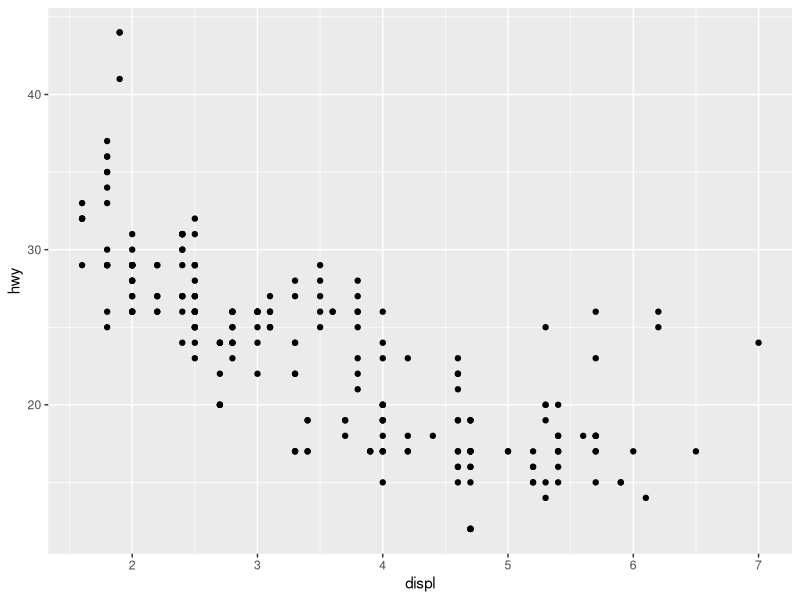
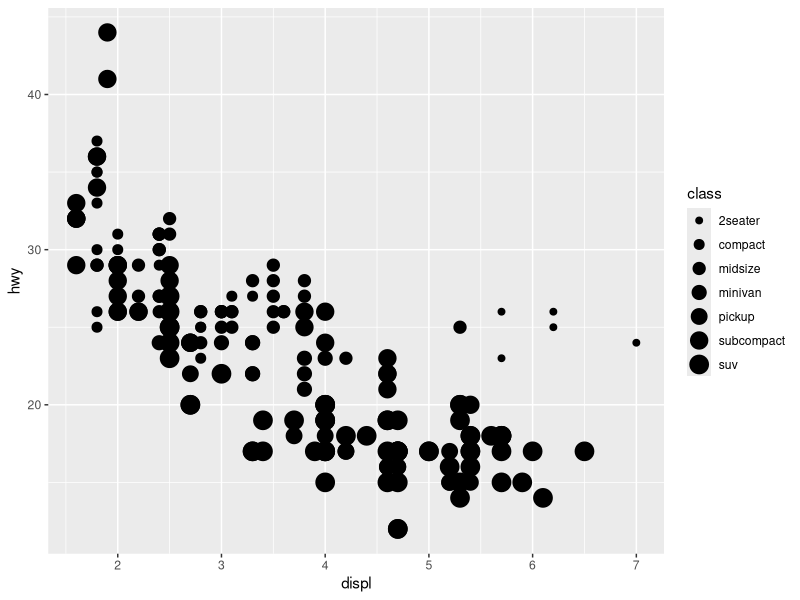
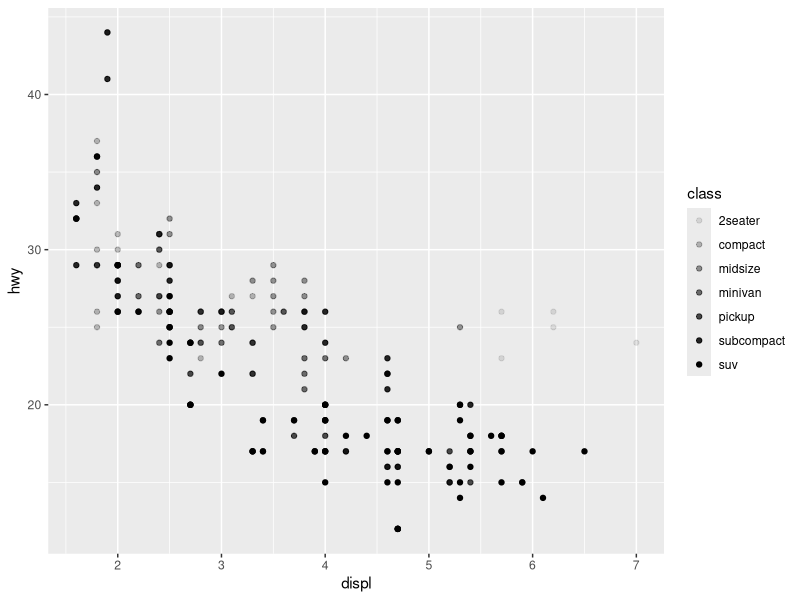
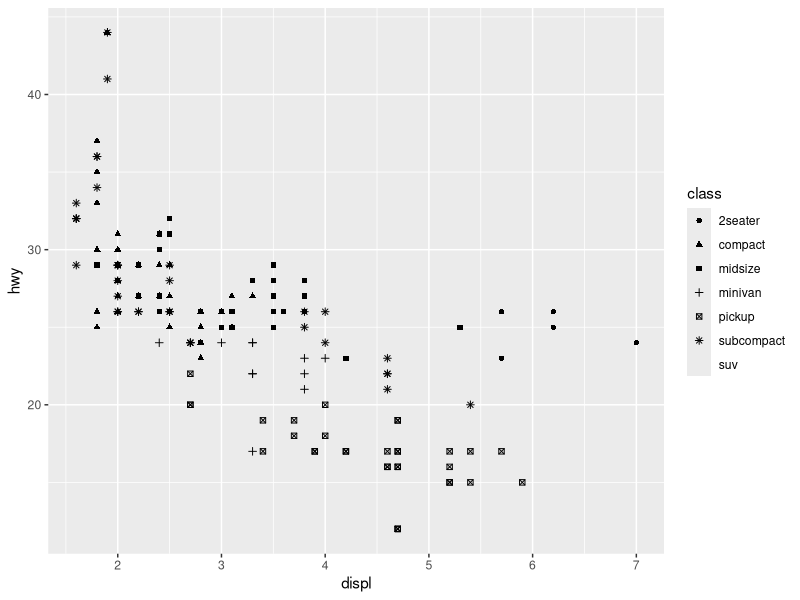
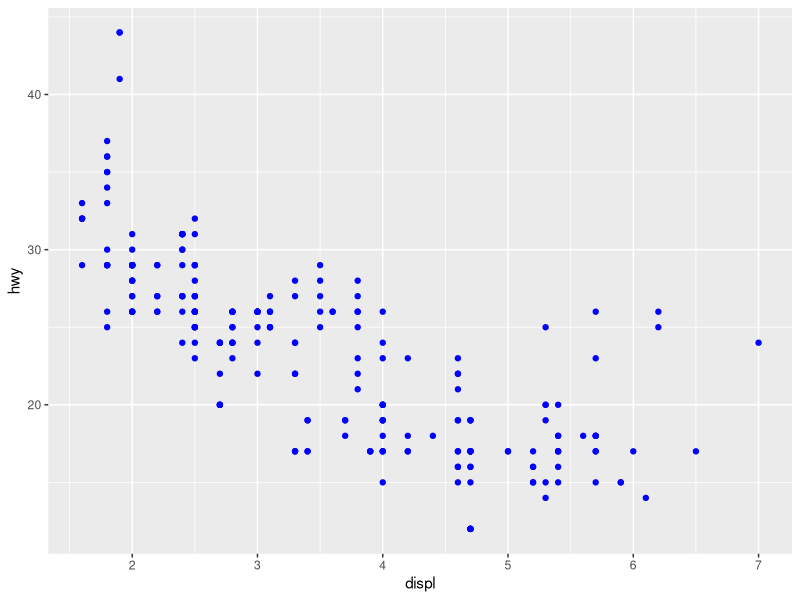
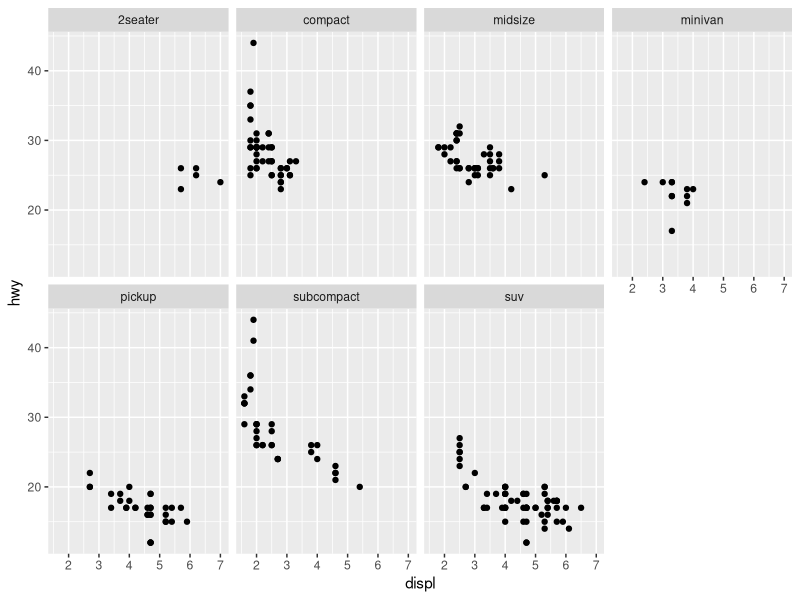
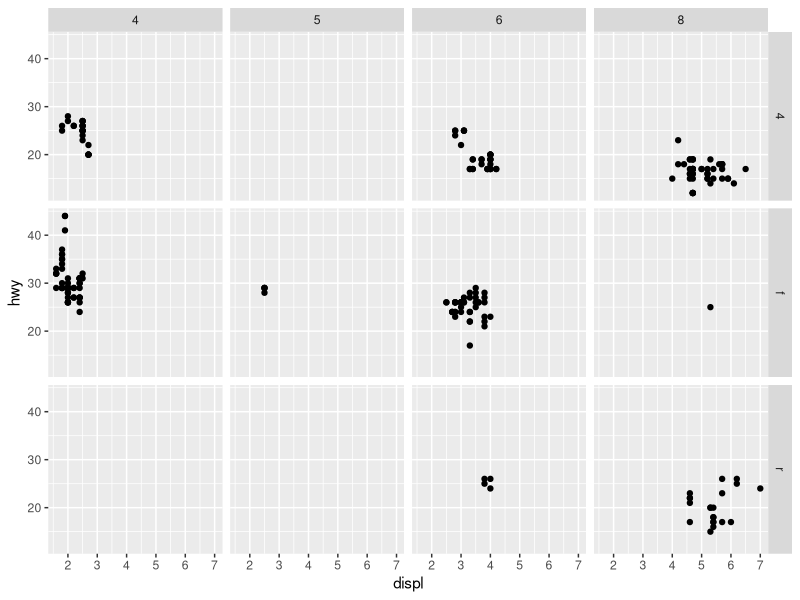
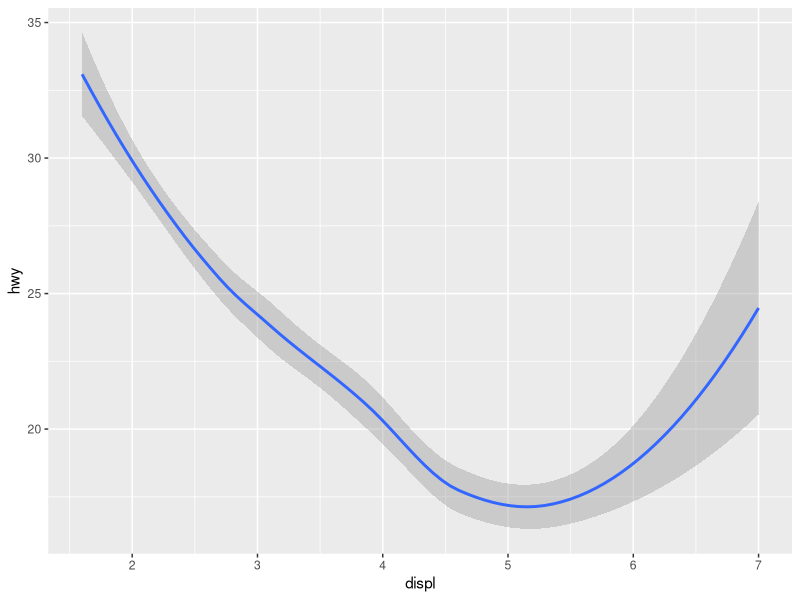

Generate these figures, in order, with R:
# Tema 1 - Visualización de datos

library(tidyverse)
library(ggplot2)

# mpg es un dataset que viene de ejemplo en las librerías

mpg
view(mpg)
?mpg # Vemos la ayuda de mpg

# displ y hwy, son variables del dataset mpg

ggplot(data = mpg) + 
  geom_point(mapping = aes(x = displ, y = hwy))

ggplot(data = mpg) + 
  geom_point(mapping = aes(x = displ, y = hwy, size = class))

# Left, alpha controla la transparencia de los puntos, tono de color

ggplot(data = mpg) + 
  geom_point(mapping = aes(x = displ, y = hwy, alpha = class))

# Right, shape controla la forma de los puntos

ggplot(data = mpg) + 
  geom_point(mapping = aes(x = displ, y = hwy, shape = class))

# Asignamos color a los puntos

ggplot(data = mpg) + 
  geom_point(mapping = aes(x = displ, y = hwy), color = "blue")

# facetas, muestra una cantidad de gráficos con el número de columnas que indiquemos

ggplot(data = mpg) +
  geom_point(mapping = aes(x = displ, y = hwy)) + 
  facet_wrap(~ class, nrow = 2)

# facet_grid, muestra los gráficos en un grid (parrilla)

ggplot(data = mpg) +
  geom_point(mapping = aes(x = displ, y = hwy)) + 
  facet_grid(drv ~ cyl)

# Objetos Geométricos

ggplot(data = mpg) + 
  geom_smooth(mapping = aes(x = displ, y = hwy))

# group

ggplot(data = mpg) + 
  geom_smooth(mapping = aes(x = displ, y = hwy, group = drv))

ggplot(data = mpg) + 
  geom_smooth(mapping = aes(x = displ, y = hwy, color = drv),
              show.legend = FALSE)

# multiples Geom

ggplot(data = mpg) + 
  geom_point(mapping = aes(x = displ, y = hwy)) +
  geom_smooth(mapping = aes(x = displ, y = hwy))
            
# Poner color en cada capa

ggplot(data= mpg, mapping = aes(x = displ, y = hwy)) +
  geom_point(mapping = aes(color = class)) +
  geom_smooth()

# Transformaciones estadísticas, diamonds está dentro de los ejemplos

ggplot(data = diamonds) + 
  geom_bar(mapping = aes(x = cut)) # la variable cut se refiere al corte de los diamantes

# stat_count

ggplot(data = diamonds) + 
  stat_count(mapping = aes(x = cut))

# tribble es un tipo de dataset que viene dentro de la librería tidyverse

demo <- tribble(
  ~cut,        ~freq,
  "fair",       1610,
  "good",       4906,
  "very good", 12082,
  "premium",   13791,
  "ideal",     21551
)

ggplot(data = demo) +
  geom_bar(mapping = aes(x = cut, y = freq), stat = "identity")

# barras de  proporción

ggplot(data = diamonds) + 
  geom_bar(mapping = aes(x = cut, y = stat(prop), group = 1))

# stat_summary

ggplot(data = diamonds) + 
  stat_summary(
    mapping = aes(x = cut, y = depth), # depth = profundidad
    fun.min = min,
    fun.max = max,
    fun = median
  )

# Ajuste de Posición
# colour

ggplot(data = diamonds) + 
  geom_bar(mapping = aes(x = cut, colour = cut))

# fill

ggplot(data = diamonds) + 
  geom_bar(mapping = aes(x = cut, fill = cut))

# combinación de cut y clarity

ggplot(data = diamonds) + 
  geom_bar(mapping = aes(x = cut, fill = clarity))

# position identity alpha

ggplot(data = diamonds, mapping = aes(x = cut, fill = clarity)) +
  geom_bar(alpha = 1/5, position = "identity")

# position identity fill

ggplot(data = diamonds, mapping = aes(x = cut, colour = clarity)) +
  geom_bar(fill = NA, position = "identity")

# position fill

ggplot(data = diamonds) +
  geom_bar(mapping = aes(x = cut, fill = clarity), position = "fill")

# position dodge

ggplot(data = diamonds) +
  geom_bar(mapping = aes(x = cut, fill = clarity), position = "dodge")

# sistema de coordenadas

ggplot(data = mpg, mapping = aes(x = class, y = hwy)) +
  geom_boxplot()

# coord_flip

ggplot(data = mpg, mapping = aes(x = class, y = hwy)) +
  geom_boxplot() +
  coord_flip()

# coord_polar

bar <- ggplot(data = diamonds) +
  geom_bar(mapping = aes(x = cut, fill = cut), 
           show.legend = FALSE,
           width = 1) +
  theme(aspect.ratio = 1) +
  labs(x = NULL, y = NULL)

bar + coord_flip()
bar + coord_polar()

